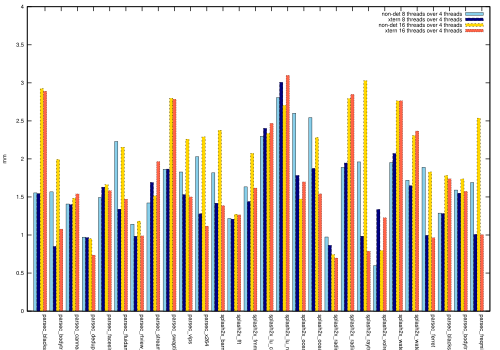

Source code (gnuplot):
set terminal postscript eps enhanced "NimbusSanL-Regu, 8" fontfile "/usr/share/texmf-texlive/fonts/type1/urw/helvetic/uhvr8a.pfb"

#set title ""
set boxwidth 0.2 absolute
set style fill solid 1.000000 border -1
set bmargin 7
set xtics rotate by -90 offset 0,0
set yrange [0:4]
set auto x
set ylabel "mm"

plot 'scalibility.dat' using ($0-0.45):2 index 0 with boxes title "non-det 8 threads over 4 threads" lc rgb '#87CEEB', \
     ''           using ($0-0.25):2 index 1 with boxes title "xtern 8 threads over 4 threads" lc rgb "#000080", \
     ''           using ($0-0.05):2 index 2 with boxes title "non-det 16 threads over 4 threads" lc rgb "#FFD700", \
     ''           using ($0+0.15):2:xticlabels(1) index 3 with boxes title "xtern 16 threads over 4 threads" lc rgb "#FF6347"
